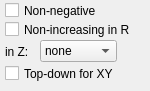
    <widget class="QFrame" name="frAdvancedLrfConstrains">
     <property name="geometry">
      <rect>
       <x>560</x>
       <y>99</y>
       <width>150</width>
       <height>91</height>
      </rect>
     </property>
     <property name="frameShape">
      <enum>QFrame::NoFrame</enum>
     </property>
     <property name="frameShadow">
      <enum>QFrame::Raised</enum>
     </property>
     <widget class="QComboBox" name="cobForceInZ">
      <property name="geometry">
       <rect>
        <x>40</x>
        <y>40</y>
        <width>77</width>
        <height>22</height>
       </rect>
      </property>
      <property name="toolTip">
       <string>Force the selected constrain on Axial3D LRF with Z</string>
      </property>
      <item>
       <property name="text">
        <string>none</string>
       </property>
      </item>
      <item>
       <property name="text">
        <string>increasing</string>
       </property>
      </item>
      <item>
       <property name="text">
        <string>decreasing</string>
       </property>
      </item>
     </widget>
     <widget class="QCheckBox" name="cbForceNonNegative">
      <property name="geometry">
       <rect>
        <x>5</x>
        <y>2</y>
        <width>116</width>
        <height>17</height>
       </rect>
      </property>
      <property name="toolTip">
       <string>LRF after fit will be non-negative</string>
      </property>
      <property name="text">
       <string>Non-negative</string>
      </property>
     </widget>
     <widget class="QCheckBox" name="cbForceNonIncreasingInR">
      <property name="geometry">
       <rect>
        <x>5</x>
        <y>21</y>
        <width>141</width>
        <height>17</height>
       </rect>
      </property>
      <property name="toolTip">
       <string>Axial (and Axial3D) LRFs will have profiles non-increasing with R</string>
      </property>
      <property name="text">
       <string>Non-increasing in R</string>
      </property>
     </widget>
     <widget class="QLabel" name="label_24">
      <property name="geometry">
       <rect>
        <x>5</x>
        <y>45</y>
        <width>47</width>
        <height>13</height>
       </rect>
      </property>
      <property name="text">
       <string>in Z:</string>
      </property>
     </widget>
     <widget class="QCheckBox" name="cbForceTopDown">
      <property name="geometry">
       <rect>
        <x>5</x>
        <y>65</y>
        <width>131</width>
        <height>17</height>
       </rect>
      </property>
      <property name="toolTip">
       <string>LRF after fit will be non-negative</string>
      </property>
      <property name="text">
       <string>Top-down for XY</string>
      </property>
     </widget>
    </widget>
